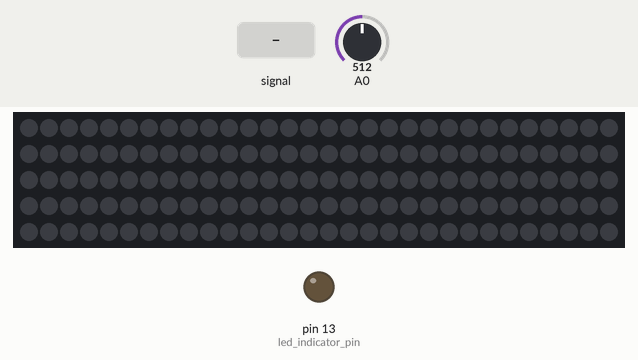
Recording of a sketch running on a simulated Arduino Uno, built with avr-gcc and run on an emulated ATmega328P. Parts: 150 RGB LEDs in strip order, left to right, continuing on the next row, output pins drawn as LEDs (lit = HIGH). The inputs (shaded band) are chosen by the test bench; at power-on: A0 = 512. Dim RGB values are drawn brighter than linear; pins used as bus, display or sensor lines are not drawn.

Above: at 1.2 s.
1.3 s: A0 fed a 1000 Hz sine of ±255 counts around its level
At 1.77 s:
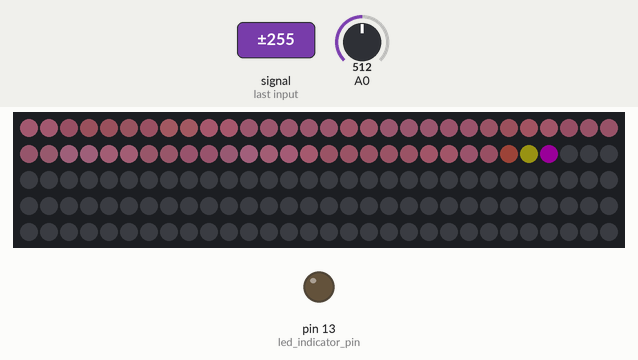
3.7 s: A0 set to 0
At 5.7 s:
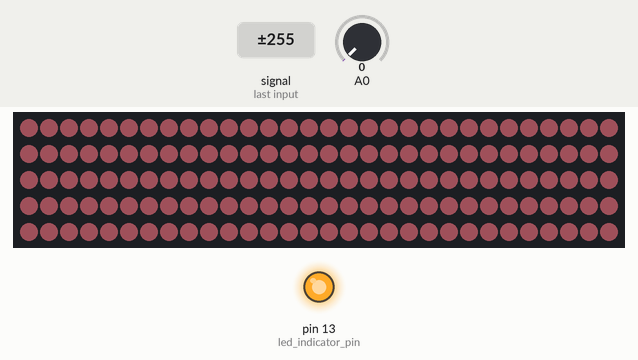
6.0 s: A0 set to 122
At 6.7 s:
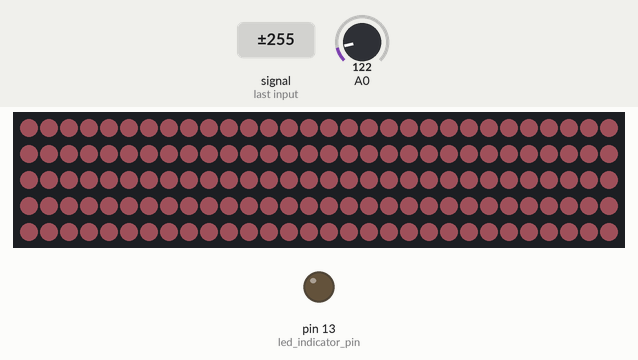
7.5 s: A0 set to 511
Timing chart, 0 to 10.3 s (numbered marks = the images above; inputs shaded):
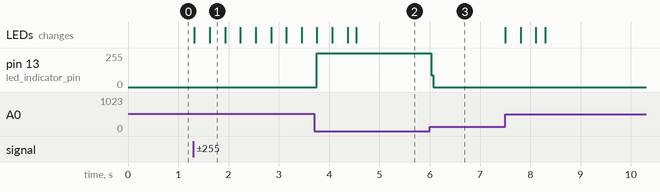

Measured:
- after the input at 1.3 s, the LEDs: first change at once (image 1 shows a later state)
- after the input at 3.7 s, pin 13 (led_indicator_pin): 0/255 → 255/255 after 0.05 s
- after the input at 6.0 s, pin 13 (led_indicator_pin): 255/255 → 0/255 at once

The sketch:

LedStripSoundWave.ino
```cpp
#include <PololuLedStrip.h>

// Create an ledStrip object and specify the pin it will use.
PololuLedStrip<12> ledStrip;

// Create a buffer for holding the colors (3 bytes per color).
#define LED_COUNT 150

rgb_color colors[LED_COUNT];
rgb_color off;

uint16_t brightness;


//clipping indicator variables
boolean clipping = 0;

//data storage variables
byte newData = 0;
byte prevData = 0;
unsigned int time = 0;//keeps time and sends vales to store in timer[] occasionally
int timer[10];//sstorage for timing of events
int slope[10];//storage for slope of events
unsigned int totalTimer;//used to calculate period
unsigned int period;//storage for period of wave
byte index = 0;//current storage index
float frequency;//storage for frequency calculations
int maxSlope = 0;//used to calculate max slope as trigger point
int newSlope;//storage for incoming slope data

//variables for decided whether you have a match
byte noMatch = 0;//counts how many non-matches you've received to reset variables if it's been too long
byte slopeTol = 3;//slope tolerance- adjust this if you need
int timerTol = 10;//timer tolerance- adjust this if you need

//variables for amp detection
unsigned int ampTimer = 0;
byte maxAmp = 0;
byte checkMaxAmp;
byte ampThreshold = 10;//raise if you have a very noisy signal

void setup(){
  // Off.
  off.red = 0;
  off.green = 0;
  off.blue = 0;

  // Initialize all LEDs to off.
  for(uint16_t i = 0; i < LED_COUNT; i++) {
    colors[i] = off;
  }


  Serial.begin(9600);

  pinMode(13,OUTPUT);//led indicator pin
  pinMode(12,OUTPUT);//output pin

  cli();//diable interrupts

  //set up continuous sampling of analog pin 0 at 38.5kHz

  //clear ADCSRA and ADCSRB registers
  ADCSRA = 0;
  ADCSRB = 0;

  ADMUX |= (1 << REFS0); //set reference voltage
  ADMUX |= (1 << ADLAR); //left align the ADC value- so we can read highest 8 bits from ADCH register only

  ADCSRA |= (1 << ADPS2) | (1 << ADPS0); //set ADC clock with 32 prescaler- 16mHz/32=500kHz
  ADCSRA |= (1 << ADATE); //enabble auto trigger
  ADCSRA |= (1 << ADIE); //enable interrupts when measurement complete
  ADCSRA |= (1 << ADEN); //enable ADC
  ADCSRA |= (1 << ADSC); //start ADC measurements

  sei();//enable interrupts
}
double loudness = 0.0;
ISR(ADC_vect) {//when new ADC value ready

  PORTB &= B11101111;//set pin 12 low
  prevData = newData;//store previous value
  newData = ADCH;//get value from A0
  //Serial.println(newData);
  if (prevData < 127 && newData >=127){//if increasing and crossing midpoint
    newSlope = newData - prevData;//calculate slope
    if (abs(newSlope-maxSlope)<slopeTol){//if slopes are ==
      //record new data and reset time
      slope[index] = newSlope;
      timer[index] = time;
      time = 0;
      if (index == 0){//new max slope just reset
        PORTB |= B00010000;//set pin 12 high
        noMatch = 0;
        index++;//increment index
        loudness = abs(newData - 127) * 0.5 + loudness*0.5;
      }
      else if (abs(timer[0]-timer[index])<timerTol && abs(slope[0]-newSlope)<slopeTol){//if timer duration and slopes match
        //sum timer values
        totalTimer = 0;
        for (byte i=0;i<index;i++){
          totalTimer+=timer[i];
        }
        period = totalTimer;//set period
        brightness = int(loudness);
        //reset new zero index values to compare with
        timer[0] = timer[index];
        slope[0] = slope[index];
        index = 1;//set index to 1
        PORTB |= B00010000;//set pin 12 high
        noMatch = 0;
        //loudness = 0.0;
      }
      else{//crossing midpoint but not match
        index++;//increment index
        if (index > 9){
          reset();
        }
      }
    }
    else if (newSlope>maxSlope){//if new slope is much larger than max slope
      maxSlope = newSlope;
      time = 0;//reset clock
      noMatch = 0;
      index = 0;//reset index
      loudness = abs(newData - 127) * 0.3 + loudness*0.7;
    }
    else{//slope not steep enough
      noMatch++;//increment no match counter
      if (noMatch>9){
        reset();
      }
    }
  }

  if (newData == 0 || newData == 1023){//if clipping
    PORTB |= B00100000;//set pin 13 high- turn on clipping indicator led
    clipping = 1;//currently clipping
  }

  time++;//increment timer at rate of 38.5kHz

  ampTimer++;//increment amplitude timer
  if (abs(127-ADCH)>maxAmp){
    maxAmp = abs(127-ADCH);
  }
  if (ampTimer==1000){
    ampTimer = 0;
    checkMaxAmp = maxAmp;
    maxAmp = 0;
  }

}

void reset(){//clea out some variables
  index = 0;//reset index
  noMatch = 0;//reset match couner
  maxSlope = 0;//reset slope
}


void checkClipping(){//manage clipping indicator LED
  if (clipping){//if currently clipping
    PORTB &= B11011111;//turn off clipping indicator led
    clipping = 0;
  }
}

double current = 0.0;
double currentLow = 0.0;
double currentHigh = 0.0;
double contenderLow = 0.0;
double contender = 0.0;
double contenderHigh = 0.0;
int contenderCount = 0;
int bin = 1;
int prevBin = 20;
void loop(){
  checkClipping();

  if (checkMaxAmp>ampThreshold){
    frequency = 38462/float(period);//calculate frequency timer rate/period
    //Serial.println(frequency);
    if (frequency > 40 && frequency < 1500) {
      //print results
      if (frequency > currentLow && frequency < currentHigh) {
        current = current*0.8 + frequency*0.2;
        currentLow = current - current*0.12;
        currentHigh = current + current*0.12;
        contender = current;
        contenderLow = currentLow;
        contenderHigh = currentHigh;
        contenderCount = 0;
      } else {
        if (frequency > contenderLow && frequency < contenderHigh) {
          contenderCount += 1;
          //Serial.print("contender: ");
          //Serial.println(contender);
          if (contenderCount >= 2) {
            contenderCount = 0;
            current = contender;
            currentLow = contenderLow;
            currentHigh = contenderHigh;
          } else {
            contender = contender*0.8 + frequency*0.2;
            contenderLow = contender - contender*0.12;
            contenderHigh = contender + contender*0.12;
          }
        } else {
            contender = frequency;
            contenderLow = contender - contender*0.12;
            contenderHigh = contender + contender*0.12;
            contenderCount = 1;
        }
      }

    }

  }

  //delay();//delete this if you want

  //do other stuff here

  // incoming audio is newData

  if (loudness < 1) {
    brightness = 0;
  } else {
    brightness = 40 + int((loudness * 2.7));
  }
  //Serial.println(brightness);

  // Given frequency, determine color weightings.
  prevBin = bin;
  bin = int(min(double(current - 40.0) / 1000 * 255, 255.0)*0.8 + prevBin*0.2);
//  Serial.println(bin);
//  Serial.print(current);
//  Serial.println(" hz");
  rgb_color test = Wheel(bin, brightness);
//  Serial.print(test.red);
//  Serial.print(" ");
//  Serial.print(test.green);
//  Serial.print(" ");
//  Serial.println(test.blue);

//  float red_weight = 0;
//  float green_weight = 0;
//  float blue_weight = 0;
//  if(max_bin < 120) {
//    red_weight = 1;
//  } else if(max_bin < 240) {
//    red_weight = -((float)1/365) * max_bin + 2;
//    green_weight = ((float)1/365) * max_bin - 1;
//  } else if(max_bin < 550) {
//    green_weight = -((float)1/365) * max_bin + 3;
//    blue_weight = ((float)1/365) * max_bin - 2;
//  } else {
//    blue_weight = 1;
//  }

  // Determine colors[1:]
  for(uint16_t i = LED_COUNT - 1; i > 0; i--) {
    colors[i] = colors[i - 1];
  }

  // Determine colors[0]
//  rgb_color c;
//  c.red = (uint16_t)(red_weight * brightness);
//  c.green = (uint16_t)(green_weight * brightness);
//  c.blue = (uint16_t)(blue_weight * brightness);
//  if(c.red > 0 || c.green > 0 || c.blue > 0) {
//
//    Serial.print(c.red);
//    Serial.print(" ");
//    Serial.print(c.green);
//    Serial.print(" ");
//    Serial.println(c.blue);
//  }

  colors[0] = test;

  ledStrip.write(colors, LED_COUNT);
}


rgb_color Wheel(int pos, int b) {
  rgb_color rv;
  if (pos < 23) {
    rv.red = int(pos*2.5);
    rv.green = 0;
    rv.blue = int(pos*2.75);
  } else if (pos < 76) {
    rv.red = 86 - pos;
    rv.green = 10;
    rv.blue = 110 + int(pos*1.25);
  } else if ( pos < 129) {
    rv.red = int(pos*0.12);
    rv.blue = 260 - pos*2;
    rv.green = int(pos * 2.5) - 200;
  } else if (pos < 172) {
    rv.red = int(pos * 5) - 650;
    rv.blue = 10;
    rv.green = 240;
  } else if (pos < 220) {
    rv.red = int(pos * 5) - 650;
    rv.blue = 10;
    rv.green = 660 - pos*3;
  } else {
    rv.red = 200;
    rv.blue = 10 + (pos - 260)*8;
    rv.green = 160 + (pos - 260) * 3;
  }
   int s = rv.red + rv.green + rv.blue;
   rv.red = rv.red * b / s;
   rv.green = rv.green * b / s;
   rv.blue = rv.blue * b / s;
   return rv;
}
```
